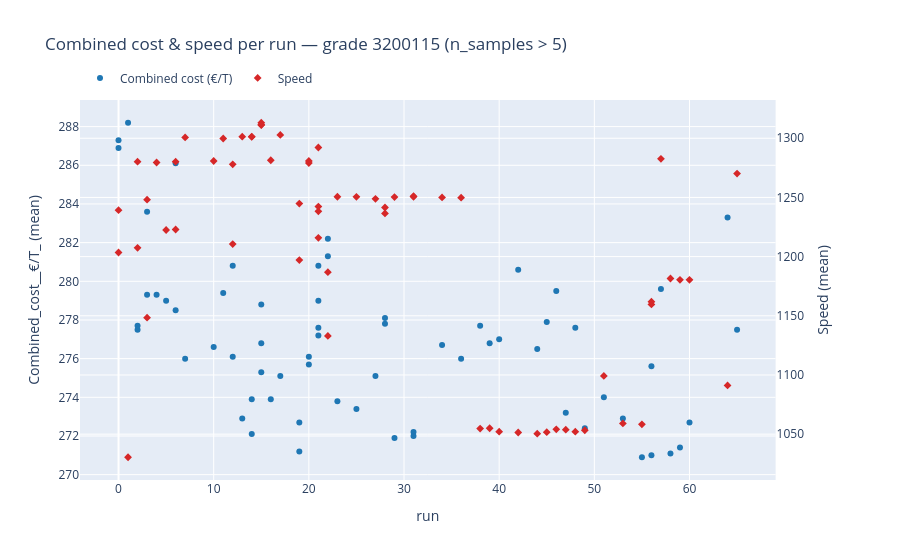

Notebook source saved alongside this figure:
### Code cell
import plotly.graph_objects as go
from plotly.subplots import make_subplots

# grade =  "3300100"

plot_df = runs_df[(runs_df.n_samples > 5) & (runs_df.grade == grade)].copy()

mean_cols = [c for c in plot_df.columns if c.endswith("__mean")]
plot_df[mean_cols] = plot_df[mean_cols].round(1)

# --- group the mean columns into three sections ---
cost_cols = [c for c in mean_cols if "€" in c]
cons_cols = [c for c in mean_cols if "/T_" in c and "€" not in c]
other_cols = [c for c in mean_cols if c not in cost_cols and c not in cons_cols]
id_cols = ["run", "grade", "start", "end", "n_samples"]

hover_cols = id_cols + cost_cols + cons_cols + other_cols
idx = {col: i for i, col in enumerate(hover_cols)}

def _label(col):
    return col[:-6] if col.endswith("__mean") else col

def _section(title, cols):
    if not cols:
        return []
    return [f"<b>{title}</b>"] + [f"  {_label(c)}: %{{customdata[{idx[c]}]}}" for c in cols]

sep = "―――――――――"
blocks = [
    _section("Run", id_cols),
    _section("Costs (€/T)", cost_cols),
    _section("Consumptions (/T)", cons_cols),
    _section("Other", other_cols),
]
blocks = [b for b in blocks if b]
hovertemplate = ("<br>" + sep + "<br>").join("<br>".join(b) for b in blocks) + "<extra></extra>"

# shared custom_data payload for both traces
customdata = plot_df[hover_cols].to_numpy()

y_cost = "Combined_cost__€/T___mean"
y_speed = "Speed__mean"

fig = make_subplots(specs=[[{"secondary_y": True}]])

# Primary axis: combined cost
fig.add_trace(
    go.Scatter(
        x=plot_df["run"], y=plot_df[y_cost],
        mode="markers", name="Combined cost (€/T)",
        marker=dict(color="#1f77b4"),
        customdata=customdata, hovertemplate=hovertemplate,
    ),
    secondary_y=False,
)

# Secondary axis: speed
fig.add_trace(
    go.Scatter(
        x=plot_df["run"], y=plot_df[y_speed],
        mode="markers", name="Speed",
        marker=dict(color="#d62728", symbol="diamond"),
        customdata=customdata, hovertemplate=hovertemplate,
    ),
    secondary_y=True,
)

fig.update_layout(
    title=f"Combined cost & speed per run — grade {grade} (n_samples > 5)",
    xaxis_title="run",
    hoverlabel=dict(align="left", bgcolor="white", font_size=12),
    legend=dict(orientation="h", yanchor="bottom", y=1.02, x=0),
)
fig.update_yaxes(title_text="Combined_cost__€/T_ (mean)", secondary_y=False)
fig.update_yaxes(title_text="Speed (mean)", secondary_y=True)
fig.show()

### Figure 1 — Plotly figure (JSON) as saved in the notebook; plotly's stock layout.template omitted (floating-point values rounded to 4 significant figures; data arrays with more than 128 entries replaced by an {"elided": "..."} marker saying what was removed)
{"data": [{"customdata": {"elided": "65x18 mixed values"}, "hovertemplate": "<b>Run</b><br>  run: %{customdata[0]}<br>  grade: %{customdata[1]}<br>  start: %{customdata[2]}<br>  end: %{customdata[3]}<br>  n_samples: %{customdata[4]}<br>―――――――――<br><b>Costs (€/T)</b><br>  Combined_cost__€/T_: %{customdata[5]}<br>  Steam__€/T_: %{customdata[6]}<br>  Electricity__€/T_: %{customdata[7]}<br>  Starch__€/T_: %{customdata[8]}<br>  Chemicals__€/T_: %{customdata[9]}<br>  Fibre_cost__€/T_: %{customdata[10]}<br>―――――――――<br><b>Consumptions (/T)</b><br>  Steam__kWh/T_: %{customdata[11]}<br>  Electricity__kWh/T_: %{customdata[12]}<br>  Starch_mass_flow__kg/T_: %{customdata[13]}<br>  Fibre_usage__T/T_: %{customdata[14]}<br>―――――――――<br><b>Other</b><br>  Starch_uptake__g/m2_: %{customdata[15]}<br>  Jet/wire_ratio: %{customdata[16]}<br>  Speed: %{customdata[17]}<extra></extra>", "marker": {"color": "#1f77b4"}, "mode": "markers", "name": "Combined cost (€/T)", "type": "scatter", "x": [0, 0, 1, 2, 2, 3, 3, 4, 5, 6, 6, 7, 10, 11, 12, 12, 13, 14, 14, 15, 15, 15, 16, 17, 19, 19, 20, 20, 21, 21, 21, 21, 22, 22, 23, 25, 27, 28, 28, 29, 31, 31, 34, 36, 38, 39, 40, 42, 44, 45, 46, 47, 48, 49, 51, 53, 55, 56, 56, 57, 58, 59, 60, 64, 65], "xaxis": "x", "y": [286.9, 287.3, 288.2, 277.7, 277.5, 279.3, 283.6, 279.3, 279, 286.1, 278.5, 276, 276.6, 279.4, 280.8, 276.1, 272.9, 272.1, 273.9, 278.8, 275.3, 276.8, 273.9, 275.1, 272.7, 271.2, 276.1, 275.7, 277.2, 280.8, 277.6, 279, 282.2, 281.3, 273.8, 273.4, 275.1, 278.1, 277.8, 271.9, 272.2, 272, 276.7, 276, 277.7, 276.8, 277, 280.6, 276.5, 277.9, 279.5, 273.2, 277.6, 272.4, 274, 272.9, 270.9, 275.6, 271, 279.6, 271.1, 271.4, 272.7, 283.3, 277.5], "yaxis": "y"}, {"customdata": {"elided": "65x18 mixed values"}, "hovertemplate": "<b>Run</b><br>  run: %{customdata[0]}<br>  grade: %{customdata[1]}<br>  start: %{customdata[2]}<br>  end: %{customdata[3]}<br>  n_samples: %{customdata[4]}<br>―――――――――<br><b>Costs (€/T)</b><br>  Combined_cost__€/T_: %{customdata[5]}<br>  Steam__€/T_: %{customdata[6]}<br>  Electricity__€/T_: %{customdata[7]}<br>  Starch__€/T_: %{customdata[8]}<br>  Chemicals__€/T_: %{customdata[9]}<br>  Fibre_cost__€/T_: %{customdata[10]}<br>―――――――――<br><b>Consumptions (/T)</b><br>  Steam__kWh/T_: %{customdata[11]}<br>  Electricity__kWh/T_: %{customdata[12]}<br>  Starch_mass_flow__kg/T_: %{customdata[13]}<br>  Fibre_usage__T/T_: %{customdata[14]}<br>―――――――――<br><b>Other</b><br>  Starch_uptake__g/m2_: %{customdata[15]}<br>  Jet/wire_ratio: %{customdata[16]}<br>  Speed: %{customdata[17]}<extra></extra>", "marker": {"color": "#d62728", "symbol": "diamond"}, "mode": "markers", "name": "Speed", "type": "scatter", "x": [0, 0, 1, 2, 2, 3, 3, 4, 5, 6, 6, 7, 10, 11, 12, 12, 13, 14, 14, 15, 15, 15, 16, 17, 19, 19, 20, 20, 21, 21, 21, 21, 22, 22, 23, 25, 27, 28, 28, 29, 31, 31, 34, 36, 38, 39, 40, 42, 44, 45, 46, 47, 48, 49, 51, 53, 55, 56, 56, 57, 58, 59, 60, 64, 65], "xaxis": "x", "y": [1204.0, 1239.0, 1030.0, 1207.0, 1280.0, 1148.0, 1248.0, 1280.0, 1222.0, 1223.0, 1280.0, 1301.0, 1281.0, 1300.0, 1211.0, 1278, 1301.0, 1301.0, 1301.0, 1313.0, 1311.0, 1311.0, 1281.0, 1303.0, 1245.0, 1197.0, 1279, 1281.0, 1292.0, 1242.0, 1238.0, 1216.0, 1133, 1187.0, 1251.0, 1250.0, 1249.0, 1236.0, 1242.0, 1250.0, 1251.0, 1251.0, 1250, 1250.0, 1055.0, 1055, 1052.0, 1051.0, 1050.0, 1052.0, 1054.0, 1054.0, 1052.0, 1053.0, 1099.0, 1059.0, 1058.0, 1160.0, 1162.0, 1283.0, 1182.0, 1180.0, 1180.0, 1091.0, 1270.0], "yaxis": "y2"}], "layout": {"hoverlabel": {"align": "left", "bgcolor": "white", "font": {"size": 12}}, "legend": {"orientation": "h", "x": 0, "y": 1.02, "yanchor": "bottom"}, "title": {"text": "Combined cost & speed per run — grade 3200115 (n_samples > 5)"}, "xaxis": {"anchor": "y", "domain": [0, 0.94], "title": {"text": "run"}}, "yaxis": {"anchor": "x", "domain": [0, 1], "title": {"text": "Combined_cost__€/T_ (mean)"}}, "yaxis2": {"anchor": "x", "overlaying": "y", "side": "right", "title": {"text": "Speed (mean)"}}}}
